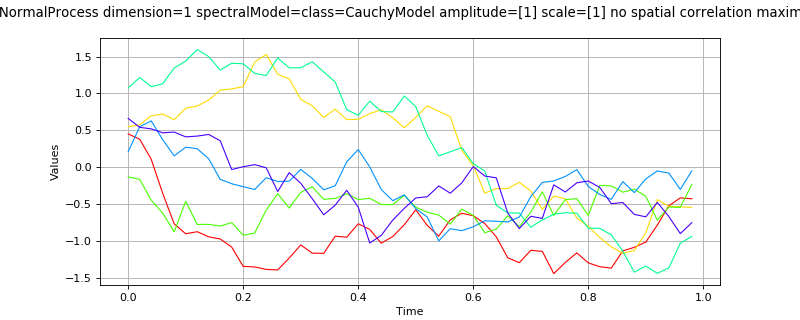

This figure's Python source:
import openturns as ot
from matplotlib import pyplot as plt
from openturns.viewer import View
process = ot.SpectralNormalProcess()
process.setTimeGrid(ot.RegularGrid(0.0, 0.02, 50))
process.setDescription(['$x$'])
sample = process.getSample(6)
sample_graph = sample.drawMarginal(0)
fig = plt.figure(figsize=(10, 4))
plt.suptitle(str(process))
sample_axis = fig.add_subplot(111)
View(sample_graph, figure=fig, axes=[sample_axis], add_legend=False)
